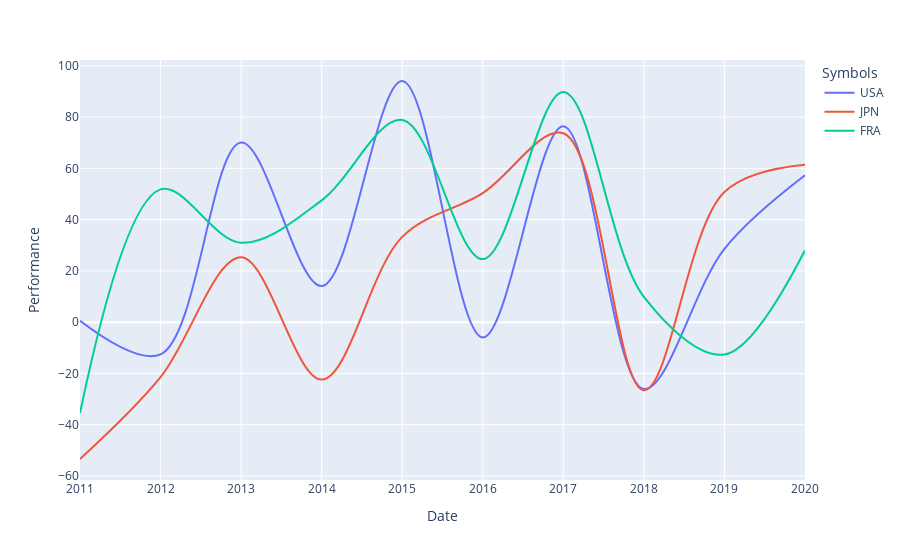

The notebook cell this image was saved under:
### Code cell
fig= px.line(final, x="Date", y="Performance", color="Symbols", line_shape="spline")
fig.write_html("performance.html")
fig.show()

### Figure 1 — Plotly figure (JSON) as saved in the notebook; plotly's stock layout.template omitted (floating-point values rounded to 4 significant figures)
{"data": [{"hovertemplate": "Symbols=USA<br>Date=%{x}<br>Performance=%{y}<extra></extra>", "legendgroup": "USA", "line": {"color": "#636efa", "dash": "solid", "shape": "spline"}, "marker": {"symbol": "circle"}, "mode": "lines", "name": "USA", "orientation": "v", "showlegend": true, "type": "scatter", "x": ["2011", "2012", "2013", "2014", "2015", "2016", "2017", "2018", "2019", "2020"], "xaxis": "x", "y": [0.5366, -12.55, 70.1, 14.1, 94.08, -5.957, 76.43, -26.07, 28.62, 57.29], "yaxis": "y"}, {"hovertemplate": "Symbols=JPN<br>Date=%{x}<br>Performance=%{y}<extra></extra>", "legendgroup": "JPN", "line": {"color": "#EF553B", "dash": "solid", "shape": "spline"}, "marker": {"symbol": "circle"}, "mode": "lines", "name": "JPN", "orientation": "v", "showlegend": true, "type": "scatter", "x": ["2011", "2012", "2013", "2014", "2015", "2016", "2017", "2018", "2019", "2020"], "xaxis": "x", "y": [-53.37, -21.43, 25.32, -22.36, 33.28, 50.35, 73.68, -26.56, 50.76, 61.36], "yaxis": "y"}, {"hovertemplate": "Symbols=FRA<br>Date=%{x}<br>Performance=%{y}<extra></extra>", "legendgroup": "FRA", "line": {"color": "#00cc96", "dash": "solid", "shape": "spline"}, "marker": {"symbol": "circle"}, "mode": "lines", "name": "FRA", "orientation": "v", "showlegend": true, "type": "scatter", "x": ["2011", "2012", "2013", "2014", "2015", "2016", "2017", "2018", "2019", "2020"], "xaxis": "x", "y": [-35.44, 51.81, 30.96, 47.52, 78.87, 24.61, 89.76, 9.885, -12.63, 28.03], "yaxis": "y"}], "layout": {"autosize": true, "legend": {"title": {"text": "Symbols"}, "tracegroupgap": 0}, "margin": {"t": 60}, "xaxis": {"anchor": "y", "autorange": true, "domain": [0, 1], "range": [0, 9], "title": {"text": "Date"}, "type": "category"}, "yaxis": {"anchor": "x", "autorange": true, "domain": [0, 1], "range": [-61.56, 102.3], "title": {"text": "Performance"}, "type": "linear"}}}
